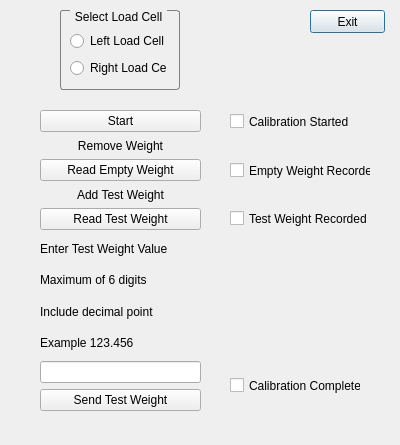
<?xml version="1.0" encoding="UTF-8"?>
<ui version="4.0">
 <class>CalibrationWindow</class>
 <widget class="QDialog" name="CalibrationWindow">
  <property name="geometry">
   <rect>
    <x>0</x>
    <y>0</y>
    <width>400</width>
    <height>445</height>
   </rect>
  </property>
  <property name="windowTitle">
   <string>Dialog</string>
  </property>
  <widget class="QGroupBox" name="groupBox">
   <property name="geometry">
    <rect>
     <x>60</x>
     <y>10</y>
     <width>120</width>
     <height>80</height>
    </rect>
   </property>
   <property name="styleSheet">
    <string notr="true">QGroupBox {
    border: 1px solid gray;
    border-radius: 3px;
    margin-top: 0.5em;
}

QGroupBox::title {
    subcontrol-origin: margin;
    left: 10px;
    padding: 0 3px 0 3px;
}</string>
   </property>
   <property name="title">
    <string>Select Load Cell</string>
   </property>
   <widget class="QWidget" name="layoutWidget">
    <property name="geometry">
     <rect>
      <x>10</x>
      <y>20</y>
      <width>96</width>
      <height>51</height>
     </rect>
    </property>
    <layout class="QVBoxLayout" name="verticalLayout">
     <item>
      <widget class="QRadioButton" name="radioButton">
       <property name="text">
        <string>Left Load Cell</string>
       </property>
      </widget>
     </item>
     <item>
      <widget class="QRadioButton" name="radioButton_2">
       <property name="text">
        <string>Right Load Cell</string>
       </property>
      </widget>
     </item>
    </layout>
   </widget>
  </widget>
  <widget class="QCheckBox" name="checkBox">
   <property name="geometry">
    <rect>
     <x>230</x>
     <y>106</y>
     <width>121</width>
     <height>31</height>
    </rect>
   </property>
   <property name="text">
    <string>Calibration Started</string>
   </property>
  </widget>
  <widget class="QCheckBox" name="checkBox_2">
   <property name="geometry">
    <rect>
     <x>230</x>
     <y>160</y>
     <width>141</width>
     <height>21</height>
    </rect>
   </property>
   <property name="text">
    <string>Empty Weight Recorded</string>
   </property>
  </widget>
  <widget class="QCheckBox" name="checkBox_3">
   <property name="geometry">
    <rect>
     <x>230</x>
     <y>210</y>
     <width>141</width>
     <height>17</height>
    </rect>
   </property>
   <property name="text">
    <string>Test Weight Recorded</string>
   </property>
  </widget>
  <widget class="QCheckBox" name="checkBox_4">
   <property name="geometry">
    <rect>
     <x>230</x>
     <y>370</y>
     <width>131</width>
     <height>31</height>
    </rect>
   </property>
   <property name="text">
    <string>Calibration Complete</string>
   </property>
  </widget>
  <widget class="QPushButton" name="calibrationExitButton">
   <property name="geometry">
    <rect>
     <x>310</x>
     <y>10</y>
     <width>75</width>
     <height>23</height>
    </rect>
   </property>
   <property name="text">
    <string>Exit</string>
   </property>
  </widget>
  <widget class="QWidget" name="layoutWidget">
   <property name="geometry">
    <rect>
     <x>40</x>
     <y>110</y>
     <width>161</width>
     <height>301</height>
    </rect>
   </property>
   <layout class="QVBoxLayout" name="verticalLayout_5">
    <item>
     <layout class="QVBoxLayout" name="verticalLayout_3">
      <item>
       <widget class="QPushButton" name="calibrationStartButton">
        <property name="text">
         <string>Start</string>
        </property>
       </widget>
      </item>
      <item>
       <widget class="QLabel" name="label">
        <property name="text">
         <string>Remove Weight</string>
        </property>
        <property name="alignment">
         <set>Qt::AlignCenter</set>
        </property>
       </widget>
      </item>
      <item>
       <widget class="QPushButton" name="readEmptyWeightButton">
        <property name="text">
         <string>Read Empty Weight</string>
        </property>
       </widget>
      </item>
      <item>
       <widget class="QLabel" name="label_2">
        <property name="text">
         <string>Add Test Weight</string>
        </property>
        <property name="alignment">
         <set>Qt::AlignCenter</set>
        </property>
       </widget>
      </item>
      <item>
       <widget class="QPushButton" name="readTestWeightButton">
        <property name="text">
         <string>Read Test Weight</string>
        </property>
       </widget>
      </item>
     </layout>
    </item>
    <item>
     <layout class="QVBoxLayout" name="verticalLayout_2">
      <item>
       <widget class="QLabel" name="label_3">
        <property name="text">
         <string>Enter Test Weight Value</string>
        </property>
       </widget>
      </item>
      <item>
       <widget class="QLabel" name="label_4">
        <property name="text">
         <string>Maximum of 6 digits</string>
        </property>
       </widget>
      </item>
      <item>
       <widget class="QLabel" name="label_5">
        <property name="text">
         <string>Include decimal point</string>
        </property>
       </widget>
      </item>
      <item>
       <widget class="QLabel" name="label_6">
        <property name="text">
         <string>Example 123.456</string>
        </property>
       </widget>
      </item>
     </layout>
    </item>
    <item>
     <layout class="QVBoxLayout" name="verticalLayout_4">
      <item>
       <widget class="QLineEdit" name="testWeightValue"/>
      </item>
      <item>
       <widget class="QPushButton" name="sendTestWeightButton">
        <property name="text">
         <string>Send Test Weight</string>
        </property>
       </widget>
      </item>
     </layout>
    </item>
   </layout>
  </widget>
 </widget>
 <resources/>
 <connections/>
</ui>
